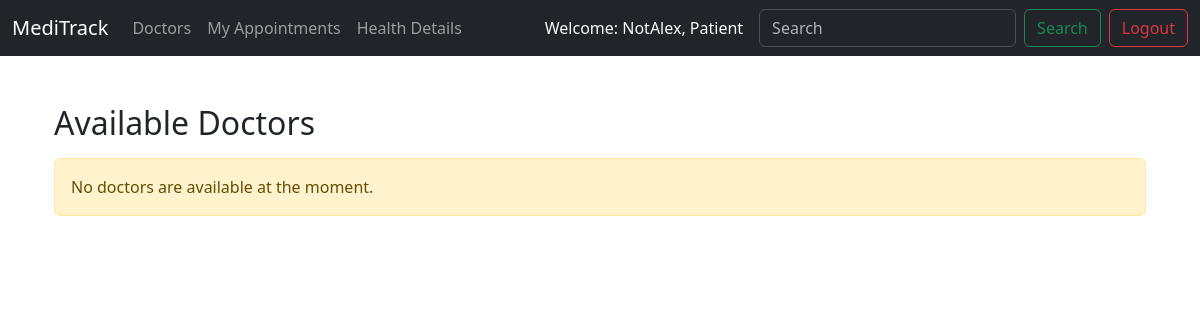
Page /doctors/ (signed in) on the earlier database version.
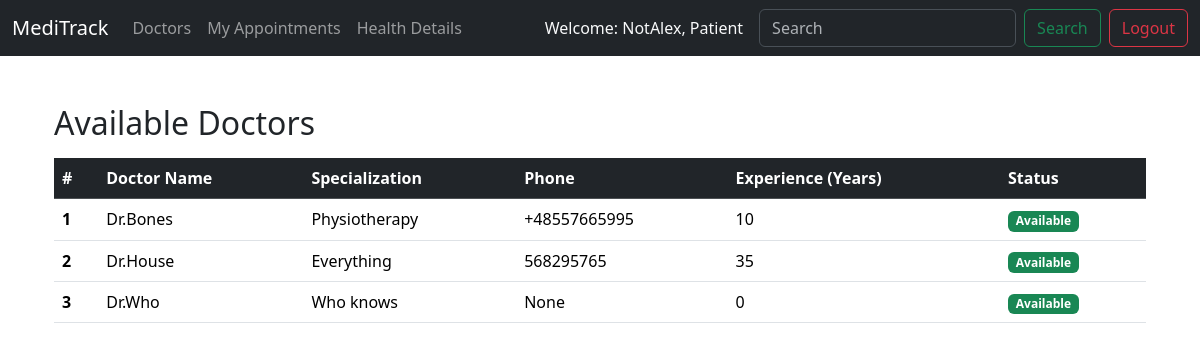
Same page on the later database version.
### apps/home/models.py (models this page shows, shortened)
class User(AbstractUser):
    ROLE_CHOICES = (
        ("admin", "Admin"),
        ("doctor", "Doctor"),
        ("patient", "Patient"),
    )
    role = models.CharField(max_length=10, choices=ROLE_CHOICES, default="patient")

### apps/doctors/models.py (models this page shows, shortened)
class Doctor(models.Model):
    user = models.OneToOneField(settings.AUTH_USER_MODEL,
                                on_delete=models.CASCADE,
                                related_name="doctor",
                                limit_choices_to={"role": "doctor"})
    specialization = models.CharField(max_length=100, blank=True, null=True)
    phone = models.CharField(max_length=15, blank=True, null=True)
    experience_years = models.PositiveIntegerField(blank=True, null=True)
    available = models.BooleanField(default=True)

### apps/patients/views.py (the view)
# urls.py: path("doctors/", views.view_doctors, name="patients_templates"),
@login_required
@role_required("patient")
def view_doctors(request):
    doctors = Doctor.objects.filter(available=True)
    return render(request, "patients_templates/view_doctors.html", {"doctors": doctors})

### templates/patients_templates/view_doctors.html
{% extends "base.html" %}
{% block content %}
<div class="container mt-4">
    <h2 class="mb-3">Available Doctors</h2>
    {% if doctors %}
        <table class="table table-hover">
            <thead class="table-dark">
                <tr>
                    <th scope="col">#</th>
                    <th scope="col">Doctor Name</th>
                    <th scope="col">Specialization</th>
                    <th scope="col">Phone</th>
                    <th scope="col">Experience (Years)</th>
                    <th scope="col">Status</th>
                </tr>
            </thead>
            <tbody>
                {% for doctor in doctors %}
                <tr>
                    <th scope="row">{{ forloop.counter }}</th>
                    <td> {{ doctor.user.username }} {{ doctor.user.last_name }}</td>
                    <td>{{ doctor.specialization }}</td>
                    <td>{{ doctor.phone }}</td>
                    <td>{{ doctor.experience_years }}</td>
                    <td>
                        {% if doctor.available %}
                            <span class="badge bg-success">Available</span>
                        {% else %}
                            <span class="badge bg-danger">Unavailable</span>
                        {% endif %}
                    </td>
                </tr>
                {% endfor %}
            </tbody>
        </table>
    {% else %}
        <div class="alert alert-warning" role="alert">
            No doctors are available at the moment.
        </div>
    {% endif %}
</div>
{% endblock %}

### templates/base.html (shortened to what this page needs)
<!doctype html>
<html lang="en">
  <head>
    <link href="https://cdn.jsdelivr.net/npm/bootstrap@5.3.3/dist/css/bootstrap.min.css"
          rel="stylesheet"
>
  </head>
  <body>
    {% include 'navbar.html' %}
      <div class="container">
      <br>
        {% block content %}
        {% endblock %}
      </div>
  </body>
</html>

### templates/navbar.html (shortened to what this page needs)
<nav class="navbar navbar-expand-lg bg-dark" data-bs-theme="dark">
  <div class="container-fluid">
    <a class="navbar-brand" href="{% url 'home' %}">MediTrack</a>
    <div class="collapse navbar-collapse" id="navbarScroll">
      <ul class="navbar-nav me-auto my-2 my-lg-0 navbar-nav-scroll">
        {% if user.is_authenticated %}
          {% if user.role == "doctor" %}
            <li class="nav-item">
              <a class="nav-link" href="{% url 'view_appointments' %}">Appointments</a>
            </li>
            <li class="nav-item">
              <a class="nav-link" href="{% url 'view_patients' %}">Patients</a>
            </li>
          {% elif user.role == "patient" %}
            <li class="nav-item">
              <a class="nav-link" href="{% url 'patients_templates' %}">Doctors</a>
            </li>
            <li class="nav-item">
              <a class="nav-link" href="{% url 'list_appointments' %}">My Appointments</a>
            </li>
            <li class="nav-item">
              <a class="nav-link" href="{% url 'update_patient_details' %}">Health Details</a>
            </li>
          {% endif %}
        {% endif %}
      </ul>
      {% if user.is_authenticated %}
        <span class="text-light me-3">Welcome: {{ user.username|capfirst }}, {{ user.role|capfirst }}</span>
        <div class="d-flex align-items-center">
          <form class="d-flex me-2" role="search">
            <input class="form-control me-2" type="search" placeholder="Search" aria-label="Search">
            <button class="btn btn-outline-success" type="submit">Search</button>
          </form>
          <form action="{% url 'logout' %}" method="post" style="display: inline;">
            <button type="submit" class="btn btn-outline-danger">Logout</button>
          </form>
        </div>
      {% endif %}
    </div>
  </div>
</nav>

Differences in the rows shown:
added Doctor: user.username "Dr.Bones", specialization "Physiotherapy", phone "+48557665995", experience_years "10", available "Available"
added Doctor: user.username "Dr.House", specialization "Everything", phone "568295765", experience_years "35", available "Available"
added Doctor: user.username "Dr.Who", specialization "Who knows", phone "None", experience_years "0", available "Available"
Other differences:
text no longer shown: "No doctors are available at the moment."
text now shown: "# Doctor Name Specialization Phone Experience (Years) Status"
